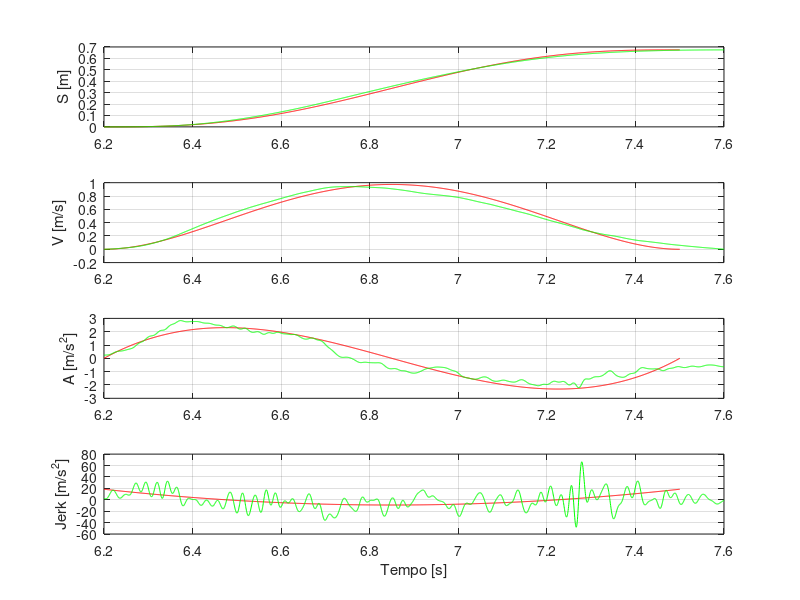

Reproduce this figure in MATLAB.
%%%%%%%%%%%%%%%%%%%%%%%%%%%%%%%%%%%%%%%%%%%%%%%%%%%%%%%%%%%%%%%%%%%%%%%%%%
% Esercizio minimum jerk
%%%%%%%%%%%%%%%%%%%%%%%%%%%%%%%%%%%%%%%%%%%%%%%%%%%%%%%%%%%%%%%%%%%%%%%%%%
clear 
close all
clc
%%%%%%%%%%%%%%%%%%%%%%%%%%%%%%%%%%%%%%%%%%%%%%%%%%%%%%%%%%%%%%%%%%%%%%%%%%
% Condizioni iniziali e finali
%%%%%%%%%%%%%%%%%%%%%%%%%%%%%%%%%%%%%%%%%%%%%%%%%%%%%%%%%%%%%%%%%%%%%%%%%%
xA=0;
tA=0;
xB=67.5; %% [cm]
tB=1.3; %% [s]
%%%%%%%%%%%%%%%%%%%%%%%%%%%%%%%%%%%%%%%%%%%%%%%%%%%%%%%%%%%%%%%%%%%%%%%%%%
% matrice dei coefficienti ridotta
AA=[tB^3 tB^4 tB^5;
    3*tB^2 4*tB^3 5*tB^4;
    6*tB 12*tB^2 20*tB^3];
bb=[xB 0 0]';

a=inv(AA)*bb;

atot=[0 0 0 a'];
indice=length(atot):-1:1;
atot=atot(indice);
%atot=flip(atot);
t=tA:0.001:tB;
x=polyval(atot,t);
atotp=polyder(atot); %coefficienti della derivata prima
xp=polyval(atotp,t); %velocità
atotpp=polyder(atotp); %coefficienti della derivata seconda
xpp=polyval(atotpp,t); %accelerazione
atotppp=polyder(atotpp); %coefficienti della derivata terza
xppp=polyval(atotppp,t); %jerk

load('datiExp.mat');
tin=t_wind(1); %t_wind non parte da 0

figure(1)
subplot(411)
plot(t+tin,x/100,'r','DisplayName','Teorico')
hold on
plot(t_wind,S_wind,'g','DisplayName','Sperimentale')
grid on
ylabel('S [m]')
subplot(412)
plot(t+tin,xp/100,'r','DisplayName','Teorico')
hold on
plot(t_wind,V_wind,'g','DisplayName','Sperimentale')
grid on
ylabel('V [m/s]')
subplot(413)
plot(t+tin,xpp/100,'r','DisplayName','Teorico')
hold on
plot(t_wind,Acc_wind,'g','DisplayName','Sperimentale')
grid on
ylabel('A [m/s^2]')
subplot(414)
plot(t+tin,xppp/100,'r','DisplayName','Teorico')
hold on
plot(t_wind,Jerk_wind,'g','DisplayName','Sperimentale')
grid on
ylabel('Jerk [m/s^2]')
xlabel('Tempo [s]')